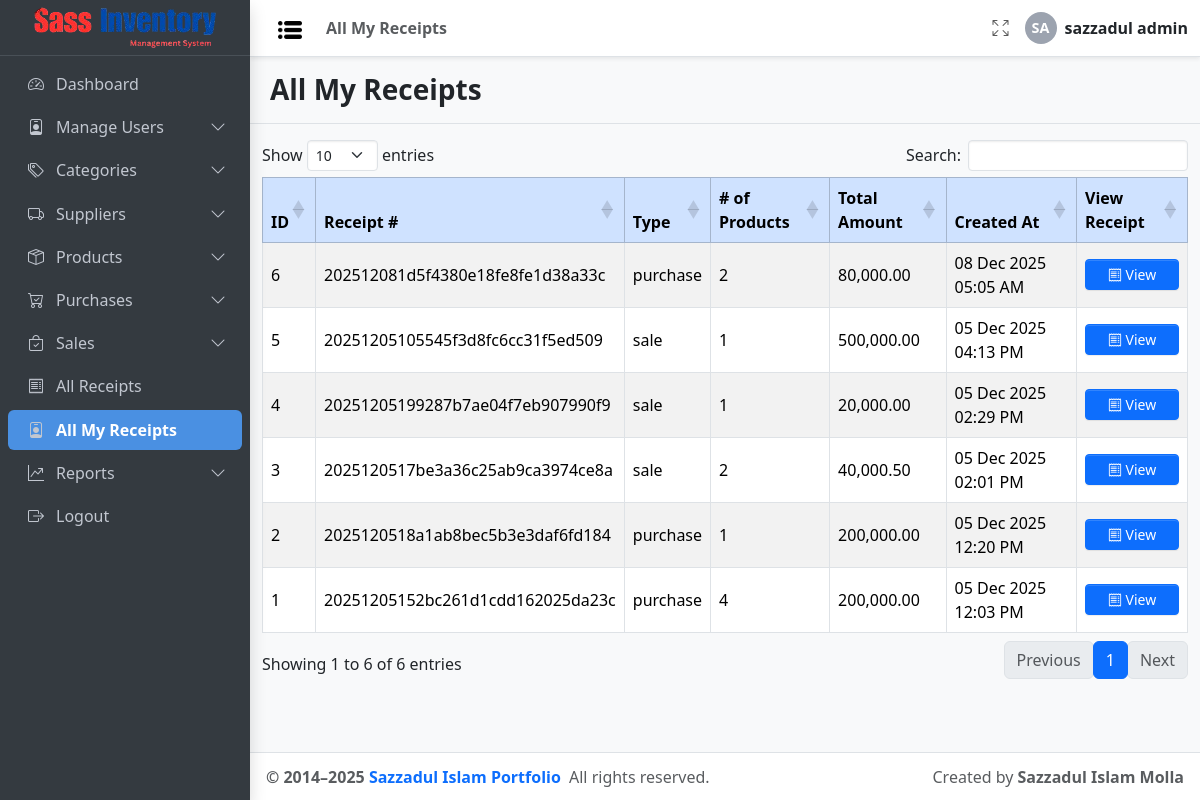
/receipts/my-receipts.php (signed in), run on the app's committed database.
### tables this page shows
CREATE TABLE `receipt` (
  `id` int(11) NOT NULL,
  `receipt_number` varchar(50) NOT NULL,
  `type` enum('purchase','sale') NOT NULL,
  `total_amount` decimal(12,2) NOT NULL DEFAULT 0.00,
  `created_by` int(11) NOT NULL,
  `created_at` timestamp NOT NULL DEFAULT current_timestamp(),
  `updated_at` timestamp NOT NULL DEFAULT current_timestamp() ON UPDATE current_timestamp()
);

### config/db_config.php (called while the page is built, shortened)
<?php
function can($permission, $userPermissions = null)
{
  global $USER_PERMISSIONS;
  $userPermissions = $userPermissions ?? $USER_PERMISSIONS;
  return in_array($permission, $userPermissions);
}
$Project_URL = "http://localhost/Sass_Inventory_Management/";

### Inc/link.php (called while the page is built, shortened)
<?php
function getUserPermissions($roleId, $conn)
{
  $permissions = [];
  $stmt = $conn->prepare("
        SELECT permission_name
        FROM role_permission_matrix
        WHERE role_id = ? AND assigned = 1
    ");
  $stmt->bind_param("i", $roleId);
  $stmt->execute();
  $result = $stmt->get_result();
  while ($row = $result->fetch_assoc()) {
    $permissions[] = $row['permission_name'];
  }
  return $permissions;
}

### receipts/my-receipts.php (the view, shortened to what this page needs)
<?php
include_once __DIR__ . '/../config/auth_guard.php';
?>
<!doctype html>
<html lang="en">
<head>
  <link rel="stylesheet"
    href="https://cdn.jsdelivr.net/npm/@fontsource/source-sans-3@5.0.12/index.css"
    media="print" onload="this.media='all'" />
  <link rel="stylesheet"
    href="https://cdn.jsdelivr.net/npm/bootstrap-icons@1.13.1/font/bootstrap-icons.min.css" />
  <link rel="stylesheet" href="<?= $Project_URL ?>/css/adminlte.css" />
  <link rel="stylesheet"
    href="https://cdn.datatables.net/1.13.6/css/dataTables.bootstrap5.min.css" />
</head>
<?php
$conn = connectDB();
$userId = $_SESSION['user_id'];
$sqlAll = "SELECT
              r.id,
              r.receipt_number,
              r.type,
              r.total_amount,
              r.created_at,
              CASE
                  WHEN r.type = 'sale' THEN (SELECT COUNT(*) FROM sale s WHERE s.receipt_id = r.id)
                  WHEN r.type = 'purchase' THEN (SELECT COUNT(*) FROM purchase p WHERE p.receipt_id = r.id)
                  ELSE 0
              END AS num_products
           FROM receipt r
           WHERE r.created_by = ?
           ORDER BY r.id DESC";
$stmt = $conn->prepare($sqlAll);
$stmt->bind_param("i", $userId);
$stmt->execute();
$result = $stmt->get_result();
?>
<body class="layout-fixed sidebar-expand-lg bg-body-tertiary">
  <div class="app-wrapper">
    <?php include_once '../Inc/Navbar.php'; ?>
    <?php include_once '../Inc/Sidebar.php'; ?>
    <main class="app-main">
      <div class="app-content-header py-3 border-bottom">
        <div class="container-fluid d-flex justify-content-between align-items-center flex-wrap">
          <h3 class="mb-0 " style="font-weight: 800;">All My Receipts</h3>
        </div>
      </div>
      <div class="app-content-body mt-3">
        <div class="table-responsive container-fluid">
          <?php if ($result->num_rows > 0): ?>
            <div class="table-responsive">
              <table id="receiptTable" class="table table-bordered table-striped table-hover align-middle">
                <thead class="table-primary">
                  <tr>
                    <th>ID</th>
                    <th>Receipt #</th>
                    <th>Type</th>
                    <th># of Products</th>
                    <th>Total Amount</th>
                    <th>Created At</th>
                    <th>View Receipt</th>
                  </tr>
                </thead>
                <tbody>
                  <?php while ($row = $result->fetch_assoc()): ?>
                    <tr>
                      <td><?= $row['id'] ?></td>
                      <td><?= htmlspecialchars($row['receipt_number']) ?></td>
                      <td><?= htmlspecialchars($row['type']) ?></td>
                      <td><?= $row['num_products'] ?></td>
                      <td><?= number_format($row['total_amount'], 2) ?></td>
                      <td><?= date('d M Y h:i A', strtotime($row['created_at'])) ?></td>
                      <td>
                        <?php if (can('view_receipt')): ?>
                          <a href="receipt.php?id=<?= $row['id'] ?>" class="btn btn-sm btn-primary w-100">
                            <i class="bi bi-receipt"></i> View
                          </a>
                        <?php endif; ?>
                      </td>
                    </tr>
                  <?php endwhile; ?>
                </tbody>
              </table>
            </div>
          <?php endif; ?>
        </div>
      </div>
    </main>
    <?php include_once '../Inc/Footer.php'; ?>
  </div>
</body>
</html>

### data on the page
receipt: id "6", receipt_number "202512081d5f4380e18fe8fe1d38a33c", type "purchase", num_products "2", total_amount "80,000.00", created_at "08 Dec 2025 05:05 AM"
receipt: id "5", receipt_number "20251205105545f3d8fc6cc31f5ed509", type "sale", num_products "1", total_amount "500,000.00", created_at "05 Dec 2025 04:13 PM"
receipt: id "4", receipt_number "20251205199287b7ae04f7eb907990f9", type "sale", num_products "1", total_amount "20,000.00", created_at "05 Dec 2025 02:29 PM"
receipt: id "3", receipt_number "2025120517be3a36c25ab9ca3974ce8a", type "sale", num_products "2", total_amount "40,000.50", created_at "05 Dec 2025 02:01 PM"
receipt: id "2", receipt_number "2025120518a1ab8bec5b3e3daf6fd184", type "purchase", num_products "1", total_amount "200,000.00", created_at "05 Dec 2025 12:20 PM"
receipt: id "1", receipt_number "20251205152bc261d1cdd162025da23c", type "purchase", num_products "4", total_amount "200,000.00", created_at "05 Dec 2025 12:03 PM"

### other printed values
$childTitle "All My Receipts"
$initials "SA"
$_SESSION['username'] "sazzadul admin"
$menu['title'] "Dashboard"
$menu['title'] "Manage Users"
$menu['title'] "Categories"
$menu['title'] "Suppliers"
$menu['title'] "Products"
$menu['title'] "Purchases"
$menu['title'] "Sales"
$menu['title'] "All Receipts"
$menu['title'] "All My Receipts"
$menu['title'] "Reports"
$menu['title'] "Logout"
